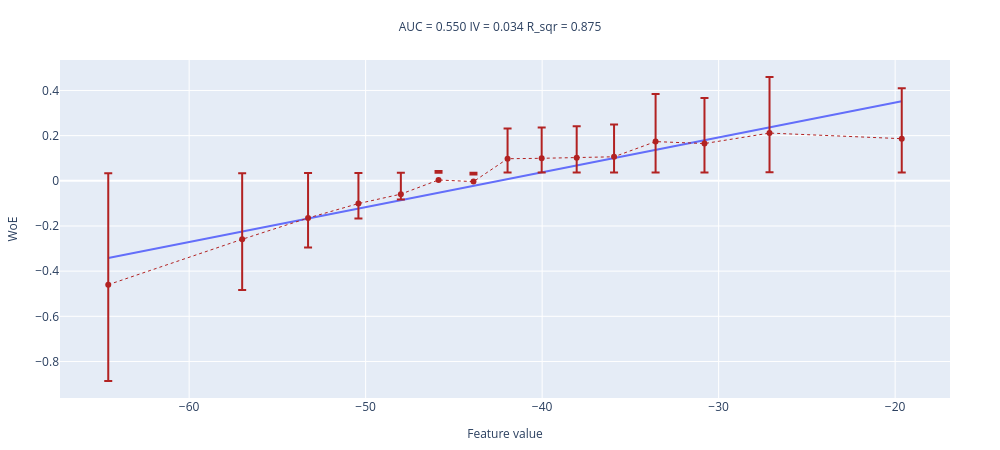
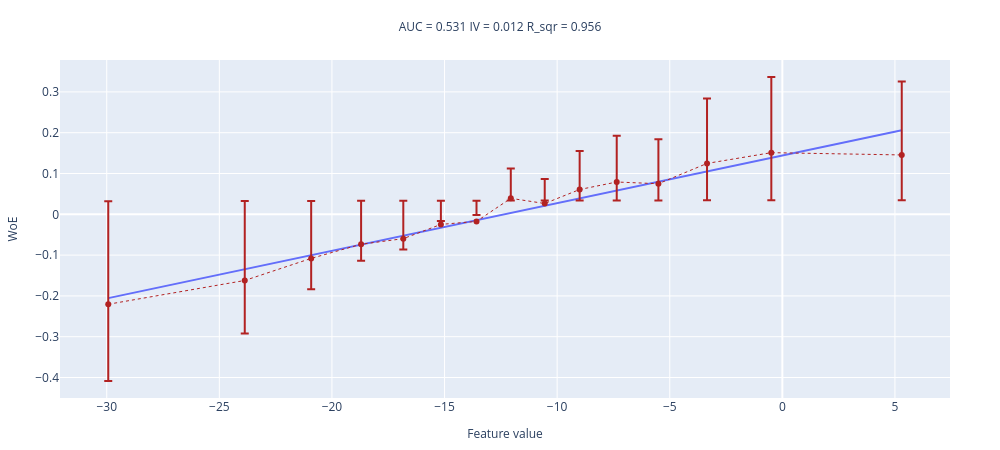
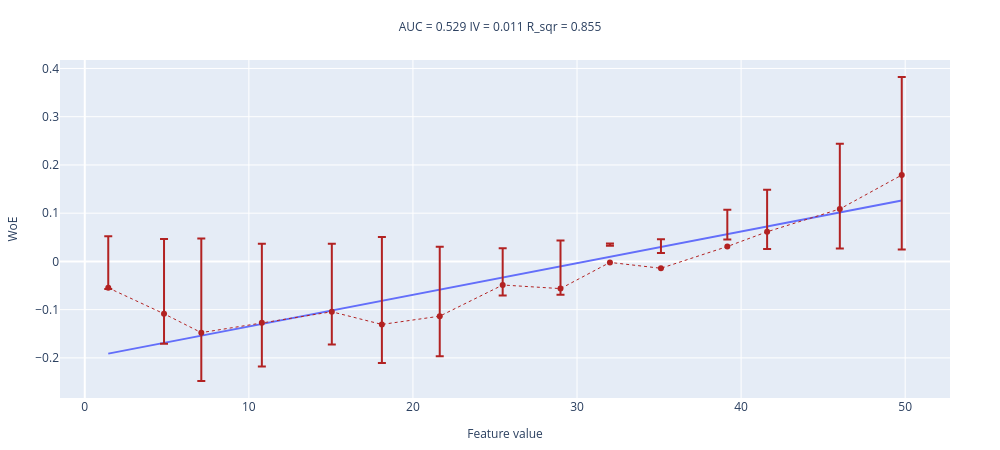

Here is the notebook cell these charts were saved with, in order:
### Code cell
df_train_logreg = df_for_logreg[df_for_logreg['sample_part'] == 'train']

numeric_features = [f for f in top15features_stable if df_train_logreg[f].dtype != 'category']

for feature in numeric_features:
    sub = df_train_logreg[[feature, TARGET]].dropna(subset=[feature])
    fig = woe_line(values=sub[feature].values, target=sub[TARGET].values, n_buckets=15)
    fig.show()

### Figure 1 — Plotly figure (JSON) as saved in the notebook; plotly's stock layout.template omitted (floating-point values rounded to 4 significant figures)
{"data": [{"mode": "lines", "name": "interpolation_line", "showlegend": false, "type": "scatter", "x": [-64.58, -57.0, -53.26, -50.41, -48.01, -45.87, -43.89, -41.96, -40.03, -38.04, -35.93, -33.57, -30.8, -27.12, -19.63], "y": [-0.3418, -0.2247, -0.1671, -0.123, -0.08594, -0.05299, -0.02245, 0.007362, 0.03718, 0.06779, 0.1005, 0.1368, 0.1795, 0.2364, 0.352]}, {"error_y": {"array": [-0.4269, -0.225, -0.1302, -0.06597, -0.02382, 0.03937, 0.03196, 0.1341, 0.136, 0.139, 0.1428, 0.2106, 0.2019, 0.2487, 0.2236], "arrayminus": [-0.4931, -0.293, -0.1992, -0.1358, -0.09418, -0.03189, -0.03919, 0.06138, 0.06318, 0.06616, 0.06993, 0.1365, 0.128, 0.1739, 0.1493], "symmetric": false, "type": "data"}, "line": {"color": "firebrick", "dash": "dot", "width": 1}, "name": "WoE", "showlegend": false, "type": "scatter", "x": [-64.58, -57.0, -53.26, -50.41, -48.01, -45.87, -43.89, -41.96, -40.03, -38.04, -35.93, -33.57, -30.8, -27.12, -19.63], "y": [-0.46, -0.259, -0.1647, -0.1009, -0.059, 0.003741, -0.003615, 0.09775, 0.09957, 0.1026, 0.1064, 0.1736, 0.1649, 0.2113, 0.1865]}], "layout": {"height": 450, "margin": {"b": 50, "l": 50, "r": 50, "t": 60}, "title": {"font": {"size": 12}, "text": "AUC = 0.550 IV = 0.034 R_sqr = 0.875 ", "x": 0.5, "xanchor": "center", "y": 0.95, "yanchor": "top"}, "width": 1000, "xaxis": {"title": {"font": {"size": 12}, "text": "Feature value"}}, "yaxis": {"title": {"font": {"size": 12}, "text": "WoE"}}}}

### Figure 2 — Plotly figure (JSON) as saved in the notebook; plotly's stock layout.template omitted (floating-point values rounded to 4 significant figures)
{"data": [{"mode": "lines", "name": "interpolation_line", "showlegend": false, "type": "scatter", "x": [-29.93, -23.87, -20.92, -18.71, -16.83, -15.16, -13.58, -12.06, -10.55, -9.001, -7.354, -5.504, -3.345, -0.4896, 5.302], "y": [-0.2054, -0.1347, -0.1002, -0.07436, -0.05249, -0.033, -0.01454, 0.003228, 0.02082, 0.03892, 0.05813, 0.07973, 0.1049, 0.1383, 0.2059]}, {"error_y": {"array": [-0.1884, -0.1298, -0.07533, -0.0404, -0.02663, 0.00849, 0.01596, 0.07286, 0.06008, 0.09464, 0.1132, 0.1089, 0.1591, 0.1857, 0.18], "arrayminus": [-0.2525, -0.1946, -0.1408, -0.1063, -0.09269, -0.05803, -0.05067, 0.005436, -0.007159, 0.02689, 0.04513, 0.04095, 0.09034, 0.1165, 0.111], "symmetric": false, "type": "data"}, "line": {"color": "firebrick", "dash": "dot", "width": 1}, "name": "WoE", "showlegend": false, "type": "scatter", "x": [-29.93, -23.87, -20.92, -18.71, -16.83, -15.16, -13.58, -12.06, -10.55, -9.001, -7.354, -5.504, -3.345, -0.4896, 5.302], "y": [-0.2204, -0.1622, -0.1081, -0.07334, -0.05966, -0.02477, -0.01736, 0.03915, 0.02646, 0.06077, 0.07914, 0.07493, 0.1247, 0.1511, 0.1455]}], "layout": {"height": 450, "margin": {"b": 50, "l": 50, "r": 50, "t": 60}, "title": {"font": {"size": 12}, "text": "AUC = 0.531 IV = 0.012 R_sqr = 0.956 ", "x": 0.5, "xanchor": "center", "y": 0.95, "yanchor": "top"}, "width": 1000, "xaxis": {"title": {"font": {"size": 12}, "text": "Feature value"}}, "yaxis": {"title": {"font": {"size": 12}, "text": "WoE"}}}}

### Figure 3 — Plotly figure (JSON) as saved in the notebook; plotly's stock layout.template omitted (floating-point values rounded to 4 significant figures)
{"data": [{"mode": "lines", "name": "interpolation_line", "showlegend": false, "type": "scatter", "x": [1.43, 4.83, 7.101, 10.79, 15.06, 18.11, 21.63, 25.47, 28.99, 32.01, 35.12, 39.16, 41.59, 46.02, 49.79], "y": [-0.1912, -0.1689, -0.154, -0.1297, -0.1018, -0.08172, -0.05857, -0.03339, -0.01026, 0.009525, 0.02994, 0.05648, 0.07241, 0.1015, 0.1263]}, {"error_y": {"array": [-0.002642, -0.06207, -0.1004, -0.09068, -0.06791, -0.0801, -0.08328, -0.02156, -0.01291, 0.03481, 0.03155, 0.07647, 0.08714, 0.1355, 0.2035], "arrayminus": [-0.1069, -0.1551, -0.1949, -0.1641, -0.1409, -0.1812, -0.1438, -0.07624, -0.09986, -0.03898, -0.05992, -0.01475, 0.03577, 0.08193, 0.1545], "symmetric": false, "type": "data"}, "line": {"color": "firebrick", "dash": "dot", "width": 1}, "name": "WoE", "showlegend": false, "type": "scatter", "x": [1.43, 4.83, 7.101, 10.79, 15.06, 18.11, 21.63, 25.47, 28.99, 32.01, 35.12, 39.16, 41.59, 46.02, 49.79], "y": [-0.05479, -0.1086, -0.1477, -0.1274, -0.1044, -0.1307, -0.1135, -0.0489, -0.05639, -0.002087, -0.01419, 0.03086, 0.06146, 0.1087, 0.179]}], "layout": {"height": 450, "margin": {"b": 50, "l": 50, "r": 50, "t": 60}, "title": {"font": {"size": 12}, "text": "AUC = 0.529 IV = 0.011 R_sqr = 0.855 ", "x": 0.5, "xanchor": "center", "y": 0.95, "yanchor": "top"}, "width": 1000, "xaxis": {"title": {"font": {"size": 12}, "text": "Feature value"}}, "yaxis": {"title": {"font": {"size": 12}, "text": "WoE"}}}}
